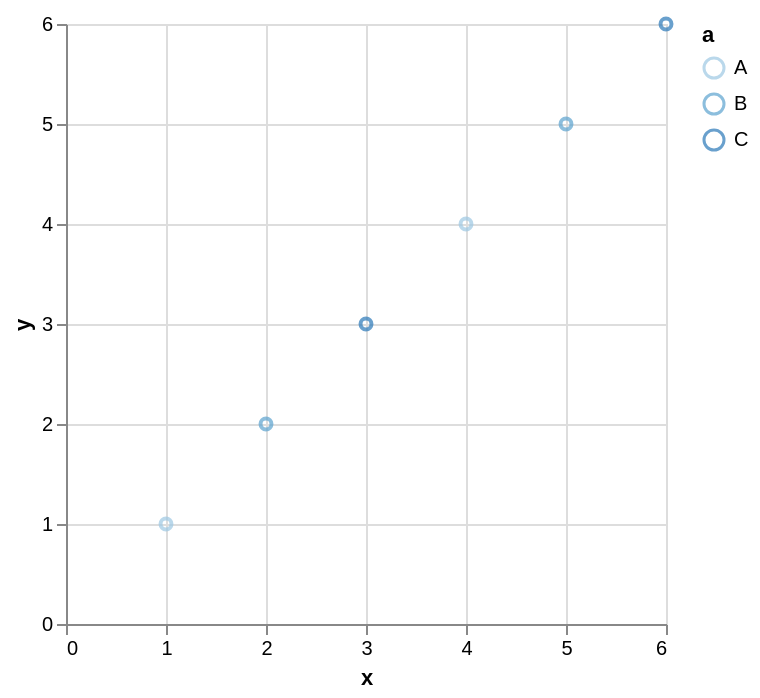

The Vega-Lite source for this figure:
### Vega-Lite specification from a JSON file in a GitHub repository (floating-point values rounded to 4 significant figures)
{"data": {"values": [{"a": "B", "x": 2, "y": 2}, {"a": "A", "x": 1, "y": 1}, {"a": "A", "x": 4, "y": 4}, {"a": "B", "x": 5, "y": 5}, {"a": "C", "x": 3, "y": 3}, {"a": "C", "x": 6, "y": 6}]}, "mark": "point", "encoding": {"x": {"field": "x", "type": "quantitative"}, "y": {"field": "y", "type": "quantitative"}, "color": {"field": "a", "type": "ordinal"}}}
